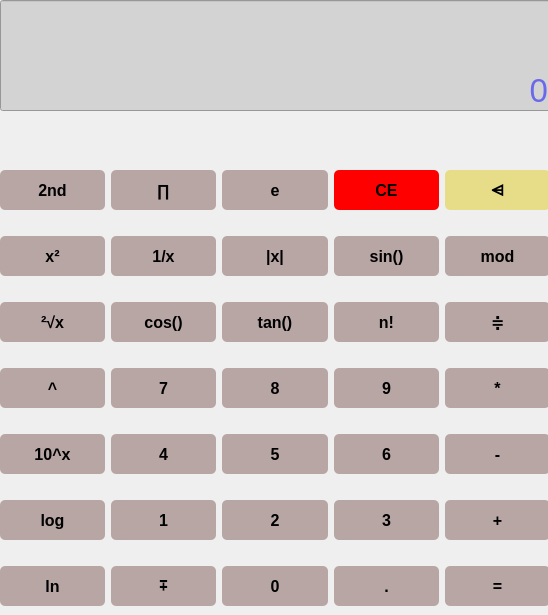
<?xml version="1.0" encoding="UTF-8"?>
<ui version="4.0">
 <class>Form</class>
 <widget class="QWidget" name="Form">
  <property name="geometry">
   <rect>
    <x>0</x>
    <y>0</y>
    <width>548</width>
    <height>615</height>
   </rect>
  </property>
  <property name="sizePolicy">
   <sizepolicy hsizetype="Preferred" vsizetype="Preferred">
    <horstretch>0</horstretch>
    <verstretch>0</verstretch>
   </sizepolicy>
  </property>
  <property name="windowTitle">
   <string>Calculator</string>
  </property>
  <property name="windowIcon">
   <iconset>
    <normaloff>icon.png</normaloff>icon.png</iconset>
  </property>
  <widget class="QWidget" name="gridLayoutWidget">
   <property name="enabled">
    <bool>true</bool>
   </property>
   <property name="geometry">
    <rect>
     <x>0</x>
     <y>150</y>
     <width>550</width>
     <height>481</height>
    </rect>
   </property>
   <property name="minimumSize">
    <size>
     <width>80</width>
     <height>40</height>
    </size>
   </property>
   <property name="sizeIncrement">
    <size>
     <width>45</width>
     <height>40</height>
    </size>
   </property>
   <property name="font">
    <font>
     <pointsize>12</pointsize>
     <weight>75</weight>
     <bold>true</bold>
    </font>
   </property>
   <layout class="QGridLayout" name="gridLayout">
    <item row="0" column="0">
     <widget class="QPushButton" name="pushButton_1">
      <property name="enabled">
       <bool>true</bool>
      </property>
      <property name="sizePolicy">
       <sizepolicy hsizetype="Preferred" vsizetype="Fixed">
        <horstretch>0</horstretch>
        <verstretch>0</verstretch>
       </sizepolicy>
      </property>
      <property name="minimumSize">
       <size>
        <width>80</width>
        <height>40</height>
       </size>
      </property>
      <property name="sizeIncrement">
       <size>
        <width>45</width>
        <height>40</height>
       </size>
      </property>
      <property name="font">
       <font>
        <pointsize>12</pointsize>
        <weight>75</weight>
        <bold>true</bold>
       </font>
      </property>
      <property name="toolTip">
       <string>&lt;html&gt;&lt;head/&gt;&lt;body&gt;&lt;p&gt;2&lt;span style=&quot; vertical-align:super;&quot;&gt;nd&lt;/span&gt;&lt;/p&gt;&lt;/body&gt;&lt;/html&gt;</string>
      </property>
      <property name="whatsThis">
       <string>&lt;html&gt;&lt;head/&gt;&lt;body&gt;&lt;p&gt;2&lt;span style=&quot; vertical-align:super;&quot;&gt;nd&lt;/span&gt;&lt;/p&gt;&lt;/body&gt;&lt;/html&gt;</string>
      </property>
      <property name="layoutDirection">
       <enum>Qt::LeftToRight</enum>
      </property>
      <property name="styleSheet">
       <string notr="true">#pushButton_1{
background-color:#b7a6a4;
  color: #ffff;
border-radius:5px;
box-shadow: 0 8px 16px 0 rgba(0,0,0,0.2), 0 6px 20px 0 rgba(0,0,0,0.19);


}
#pushButton_1:hover{
background-color:#002ead;
}</string>
      </property>
      <property name="text">
       <string>2nd</string>
      </property>
     </widget>
    </item>
    <item row="1" column="3">
     <widget class="QPushButton" name="pushButton_9">
      <property name="enabled">
       <bool>true</bool>
      </property>
      <property name="minimumSize">
       <size>
        <width>80</width>
        <height>40</height>
       </size>
      </property>
      <property name="sizeIncrement">
       <size>
        <width>45</width>
        <height>40</height>
       </size>
      </property>
      <property name="font">
       <font>
        <pointsize>12</pointsize>
        <weight>75</weight>
        <bold>true</bold>
       </font>
      </property>
      <property name="styleSheet">
       <string notr="true">#pushButton_9{
background-color:#b7a6a4;
  color: #ffff;
border-radius:5px;

}
#pushButton_9:hover{
background-color:#002ead;
}</string>
      </property>
      <property name="text">
       <string>sin()</string>
      </property>
     </widget>
    </item>
    <item row="0" column="2">
     <widget class="QPushButton" name="pushButton_3">
      <property name="enabled">
       <bool>true</bool>
      </property>
      <property name="minimumSize">
       <size>
        <width>80</width>
        <height>40</height>
       </size>
      </property>
      <property name="sizeIncrement">
       <size>
        <width>45</width>
        <height>40</height>
       </size>
      </property>
      <property name="font">
       <font>
        <pointsize>12</pointsize>
        <weight>75</weight>
        <bold>true</bold>
       </font>
      </property>
      <property name="styleSheet">
       <string notr="true">#pushButton_3{
background-color:#b7a6a4;
  color: #ffff;
border-radius:5px;

}
#pushButton_3:hover{
background-color:#002ead;
}</string>
      </property>
      <property name="text">
       <string>e</string>
      </property>
     </widget>
    </item>
    <item row="1" column="0">
     <widget class="QPushButton" name="pushButton_6">
      <property name="enabled">
       <bool>true</bool>
      </property>
      <property name="minimumSize">
       <size>
        <width>80</width>
        <height>40</height>
       </size>
      </property>
      <property name="sizeIncrement">
       <size>
        <width>45</width>
        <height>40</height>
       </size>
      </property>
      <property name="font">
       <font>
        <pointsize>12</pointsize>
        <weight>75</weight>
        <bold>true</bold>
       </font>
      </property>
      <property name="styleSheet">
       <string notr="true">#pushButton_6{
background-color:#b7a6a4;
  color: #ffff;
border-radius:5px;


}
#pushButton_6:hover{
background-color:#002ead;
}</string>
      </property>
      <property name="text">
       <string>x²</string>
      </property>
     </widget>
    </item>
    <item row="2" column="4">
     <widget class="QPushButton" name="pushButton_15">
      <property name="enabled">
       <bool>true</bool>
      </property>
      <property name="minimumSize">
       <size>
        <width>80</width>
        <height>40</height>
       </size>
      </property>
      <property name="sizeIncrement">
       <size>
        <width>45</width>
        <height>40</height>
       </size>
      </property>
      <property name="font">
       <font>
        <pointsize>12</pointsize>
        <weight>75</weight>
        <bold>true</bold>
       </font>
      </property>
      <property name="styleSheet">
       <string notr="true">#pushButton_15{
background-color:#b7a6a4;
  color: #ffff;
border-radius:5px;


}
#pushButton_15:hover{
background-color:#002ead;
}</string>
      </property>
      <property name="text">
       <string>≑</string>
      </property>
     </widget>
    </item>
    <item row="2" column="1">
     <widget class="QPushButton" name="pushButton_12">
      <property name="enabled">
       <bool>true</bool>
      </property>
      <property name="minimumSize">
       <size>
        <width>80</width>
        <height>40</height>
       </size>
      </property>
      <property name="sizeIncrement">
       <size>
        <width>45</width>
        <height>40</height>
       </size>
      </property>
      <property name="font">
       <font>
        <pointsize>12</pointsize>
        <weight>75</weight>
        <bold>true</bold>
       </font>
      </property>
      <property name="styleSheet">
       <string notr="true">#pushButton_12{
background-color:#b7a6a4;
  color: #ffff;
border-radius:5px;


}
#pushButton_12:hover{
background-color:#002ead;
}</string>
      </property>
      <property name="text">
       <string>cos()</string>
      </property>
     </widget>
    </item>
    <item row="5" column="2">
     <widget class="QPushButton" name="pushButton_28">
      <property name="enabled">
       <bool>true</bool>
      </property>
      <property name="minimumSize">
       <size>
        <width>80</width>
        <height>40</height>
       </size>
      </property>
      <property name="sizeIncrement">
       <size>
        <width>45</width>
        <height>40</height>
       </size>
      </property>
      <property name="font">
       <font>
        <pointsize>12</pointsize>
        <weight>75</weight>
        <bold>true</bold>
       </font>
      </property>
      <property name="styleSheet">
       <string notr="true">#pushButton_28{
background-color:#b7a6a4;
  color: #ffff;
border-radius:5px;


}
#pushButton_28:hover{
background-color:#002ead;
}</string>
      </property>
      <property name="text">
       <string>2</string>
      </property>
     </widget>
    </item>
    <item row="6" column="2">
     <widget class="QPushButton" name="pushButton_33">
      <property name="enabled">
       <bool>true</bool>
      </property>
      <property name="minimumSize">
       <size>
        <width>80</width>
        <height>40</height>
       </size>
      </property>
      <property name="sizeIncrement">
       <size>
        <width>45</width>
        <height>40</height>
       </size>
      </property>
      <property name="font">
       <font>
        <pointsize>12</pointsize>
        <weight>75</weight>
        <bold>true</bold>
       </font>
      </property>
      <property name="styleSheet">
       <string notr="true">#pushButton_33{
background-color:#b7a6a4;
  color: #ffff;
border-radius:5px;


}
#pushButton_33:hover{
background-color:#002ead;
}</string>
      </property>
      <property name="text">
       <string>0</string>
      </property>
     </widget>
    </item>
    <item row="2" column="3">
     <widget class="QPushButton" name="pushButton_14">
      <property name="enabled">
       <bool>true</bool>
      </property>
      <property name="minimumSize">
       <size>
        <width>80</width>
        <height>40</height>
       </size>
      </property>
      <property name="sizeIncrement">
       <size>
        <width>45</width>
        <height>40</height>
       </size>
      </property>
      <property name="font">
       <font>
        <pointsize>12</pointsize>
        <weight>75</weight>
        <bold>true</bold>
       </font>
      </property>
      <property name="styleSheet">
       <string notr="true">#pushButton_14{
background-color:#b7a6a4;
  color: #ffff;
border-radius:5px;


}
#pushButton_14:hover{
background-color:#002ead;
}</string>
      </property>
      <property name="text">
       <string>n!</string>
      </property>
     </widget>
    </item>
    <item row="3" column="2">
     <widget class="QPushButton" name="pushButton_18">
      <property name="enabled">
       <bool>true</bool>
      </property>
      <property name="minimumSize">
       <size>
        <width>80</width>
        <height>40</height>
       </size>
      </property>
      <property name="sizeIncrement">
       <size>
        <width>45</width>
        <height>40</height>
       </size>
      </property>
      <property name="font">
       <font>
        <pointsize>12</pointsize>
        <weight>75</weight>
        <bold>true</bold>
       </font>
      </property>
      <property name="styleSheet">
       <string notr="true">#pushButton_18{
background-color:#b7a6a4;
  color: #ffff;
border-radius:5px;


}
#pushButton_18:hover{
background-color:#002ead;
}</string>
      </property>
      <property name="text">
       <string>8</string>
      </property>
     </widget>
    </item>
    <item row="3" column="4">
     <widget class="QPushButton" name="pushButton_20">
      <property name="enabled">
       <bool>true</bool>
      </property>
      <property name="minimumSize">
       <size>
        <width>80</width>
        <height>40</height>
       </size>
      </property>
      <property name="sizeIncrement">
       <size>
        <width>45</width>
        <height>40</height>
       </size>
      </property>
      <property name="font">
       <font>
        <pointsize>12</pointsize>
        <weight>75</weight>
        <bold>true</bold>
       </font>
      </property>
      <property name="styleSheet">
       <string notr="true">#pushButton_20{
background-color:#b7a6a4;
  color: #ffff;
border-radius:5px;


}
#pushButton_20:hover{
background-color:#002ead;
}</string>
      </property>
      <property name="text">
       <string>*</string>
      </property>
     </widget>
    </item>
    <item row="2" column="2">
     <widget class="QPushButton" name="pushButton_13">
      <property name="enabled">
       <bool>true</bool>
      </property>
      <property name="minimumSize">
       <size>
        <width>80</width>
        <height>40</height>
       </size>
      </property>
      <property name="sizeIncrement">
       <size>
        <width>45</width>
        <height>40</height>
       </size>
      </property>
      <property name="font">
       <font>
        <pointsize>12</pointsize>
        <weight>75</weight>
        <bold>true</bold>
       </font>
      </property>
      <property name="styleSheet">
       <string notr="true">#pushButton_13{
background-color:#b7a6a4;
  color: #ffff;
border-radius:5px;


}
#pushButton_13:hover{
background-color:#002ead;
}</string>
      </property>
      <property name="text">
       <string>tan()</string>
      </property>
     </widget>
    </item>
    <item row="4" column="0">
     <widget class="QPushButton" name="pushButton_21">
      <property name="enabled">
       <bool>true</bool>
      </property>
      <property name="minimumSize">
       <size>
        <width>80</width>
        <height>40</height>
       </size>
      </property>
      <property name="sizeIncrement">
       <size>
        <width>45</width>
        <height>40</height>
       </size>
      </property>
      <property name="font">
       <font>
        <pointsize>12</pointsize>
        <weight>75</weight>
        <bold>true</bold>
       </font>
      </property>
      <property name="styleSheet">
       <string notr="true">#pushButton_21{
background-color:#b7a6a4;
  color: #ffff;
border-radius:5px;


}
#pushButton_21:hover{
background-color:#002ead;
}</string>
      </property>
      <property name="text">
       <string>10^x</string>
      </property>
     </widget>
    </item>
    <item row="4" column="1">
     <widget class="QPushButton" name="pushButton_22">
      <property name="enabled">
       <bool>true</bool>
      </property>
      <property name="minimumSize">
       <size>
        <width>80</width>
        <height>40</height>
       </size>
      </property>
      <property name="sizeIncrement">
       <size>
        <width>45</width>
        <height>40</height>
       </size>
      </property>
      <property name="font">
       <font>
        <pointsize>12</pointsize>
        <weight>75</weight>
        <bold>true</bold>
       </font>
      </property>
      <property name="styleSheet">
       <string notr="true">#pushButton_22{
background-color:#b7a6a4;
  color: #ffff;
border-radius:5px;


}
#pushButton_22:hover{
background-color:#002ead;
}</string>
      </property>
      <property name="text">
       <string>4</string>
      </property>
     </widget>
    </item>
    <item row="6" column="0">
     <widget class="QPushButton" name="pushButton_31">
      <property name="enabled">
       <bool>true</bool>
      </property>
      <property name="minimumSize">
       <size>
        <width>80</width>
        <height>40</height>
       </size>
      </property>
      <property name="sizeIncrement">
       <size>
        <width>45</width>
        <height>40</height>
       </size>
      </property>
      <property name="font">
       <font>
        <pointsize>12</pointsize>
        <weight>75</weight>
        <bold>true</bold>
       </font>
      </property>
      <property name="styleSheet">
       <string notr="true">#pushButton_31{
background-color:#b7a6a4;
  color: #ffff;
border-radius:5px;


}
#pushButton_31:hover{
background-color:#002ead;
}</string>
      </property>
      <property name="text">
       <string>ln</string>
      </property>
     </widget>
    </item>
    <item row="2" column="0">
     <widget class="QPushButton" name="pushButton_11">
      <property name="enabled">
       <bool>true</bool>
      </property>
      <property name="minimumSize">
       <size>
        <width>80</width>
        <height>40</height>
       </size>
      </property>
      <property name="sizeIncrement">
       <size>
        <width>45</width>
        <height>40</height>
       </size>
      </property>
      <property name="font">
       <font>
        <pointsize>12</pointsize>
        <weight>75</weight>
        <bold>true</bold>
       </font>
      </property>
      <property name="styleSheet">
       <string notr="true">#pushButton_11{
background-color:#b7a6a4;
  color: #ffff;
border-radius:5px;


}
#pushButton_11:hover{
background-color:#002ead;
}</string>
      </property>
      <property name="text">
       <string>²√x</string>
      </property>
     </widget>
    </item>
    <item row="6" column="1">
     <widget class="QPushButton" name="pushButton_32">
      <property name="enabled">
       <bool>true</bool>
      </property>
      <property name="minimumSize">
       <size>
        <width>80</width>
        <height>40</height>
       </size>
      </property>
      <property name="sizeIncrement">
       <size>
        <width>45</width>
        <height>40</height>
       </size>
      </property>
      <property name="font">
       <font>
        <pointsize>12</pointsize>
        <weight>75</weight>
        <bold>true</bold>
       </font>
      </property>
      <property name="styleSheet">
       <string notr="true">#pushButton_32{
background-color:#b7a6a4;
  color: #ffff;
border-radius:5px;

}
#pushButton_32:hover{
background-color:#002ead;
}</string>
      </property>
      <property name="text">
       <string>∓</string>
      </property>
     </widget>
    </item>
    <item row="4" column="3">
     <widget class="QPushButton" name="pushButton_24">
      <property name="enabled">
       <bool>true</bool>
      </property>
      <property name="minimumSize">
       <size>
        <width>80</width>
        <height>40</height>
       </size>
      </property>
      <property name="sizeIncrement">
       <size>
        <width>45</width>
        <height>40</height>
       </size>
      </property>
      <property name="font">
       <font>
        <pointsize>12</pointsize>
        <weight>75</weight>
        <bold>true</bold>
       </font>
      </property>
      <property name="styleSheet">
       <string notr="true">#pushButton_24{
background-color:#b7a6a4;
  color: #ffff;
border-radius:5px;


}
#pushButton_24:hover{
background-color:#002ead;
}</string>
      </property>
      <property name="text">
       <string>6</string>
      </property>
     </widget>
    </item>
    <item row="4" column="2">
     <widget class="QPushButton" name="pushButton_23">
      <property name="enabled">
       <bool>true</bool>
      </property>
      <property name="minimumSize">
       <size>
        <width>80</width>
        <height>40</height>
       </size>
      </property>
      <property name="sizeIncrement">
       <size>
        <width>45</width>
        <height>40</height>
       </size>
      </property>
      <property name="font">
       <font>
        <pointsize>12</pointsize>
        <weight>75</weight>
        <bold>true</bold>
       </font>
      </property>
      <property name="styleSheet">
       <string notr="true">#pushButton_23{
background-color:#b7a6a4;
  color: #ffff;
border-radius:5px;


}
#pushButton_23:hover{
background-color:#002ead;
}</string>
      </property>
      <property name="text">
       <string>5</string>
      </property>
     </widget>
    </item>
    <item row="4" column="4">
     <widget class="QPushButton" name="pushButton_25">
      <property name="enabled">
       <bool>true</bool>
      </property>
      <property name="minimumSize">
       <size>
        <width>80</width>
        <height>40</height>
       </size>
      </property>
      <property name="sizeIncrement">
       <size>
        <width>45</width>
        <height>40</height>
       </size>
      </property>
      <property name="font">
       <font>
        <pointsize>12</pointsize>
        <weight>75</weight>
        <bold>true</bold>
       </font>
      </property>
      <property name="styleSheet">
       <string notr="true">#pushButton_25{
background-color:#b7a6a4;
  color: #ffff;
border-radius:5px;


}
#pushButton_25:hover{
background-color:#002ead;
}</string>
      </property>
      <property name="text">
       <string>-</string>
      </property>
     </widget>
    </item>
    <item row="5" column="1">
     <widget class="QPushButton" name="pushButton_27">
      <property name="enabled">
       <bool>true</bool>
      </property>
      <property name="minimumSize">
       <size>
        <width>80</width>
        <height>40</height>
       </size>
      </property>
      <property name="sizeIncrement">
       <size>
        <width>45</width>
        <height>40</height>
       </size>
      </property>
      <property name="font">
       <font>
        <pointsize>12</pointsize>
        <weight>75</weight>
        <bold>true</bold>
       </font>
      </property>
      <property name="styleSheet">
       <string notr="true">#pushButton_27{
background-color:#b7a6a4;
  color: #ffff;
border-radius:5px;
hover:#397c73;

}
#pushButton_27:hover{
background-color:#002ead;
}</string>
      </property>
      <property name="text">
       <string>1</string>
      </property>
     </widget>
    </item>
    <item row="5" column="0">
     <widget class="QPushButton" name="pushButton_26">
      <property name="enabled">
       <bool>true</bool>
      </property>
      <property name="minimumSize">
       <size>
        <width>80</width>
        <height>40</height>
       </size>
      </property>
      <property name="sizeIncrement">
       <size>
        <width>45</width>
        <height>40</height>
       </size>
      </property>
      <property name="font">
       <font>
        <pointsize>12</pointsize>
        <weight>75</weight>
        <bold>true</bold>
       </font>
      </property>
      <property name="styleSheet">
       <string notr="true">#pushButton_26{
background-color:#b7a6a4;
  color: #ffff;
border-radius:5px;


}
#pushButton_26:hover{
background-color:#002ead;
}</string>
      </property>
      <property name="text">
       <string>log</string>
      </property>
     </widget>
    </item>
    <item row="3" column="0">
     <widget class="QPushButton" name="pushButton_16">
      <property name="enabled">
       <bool>true</bool>
      </property>
      <property name="minimumSize">
       <size>
        <width>80</width>
        <height>40</height>
       </size>
      </property>
      <property name="sizeIncrement">
       <size>
        <width>45</width>
        <height>40</height>
       </size>
      </property>
      <property name="font">
       <font>
        <pointsize>12</pointsize>
        <weight>75</weight>
        <bold>true</bold>
       </font>
      </property>
      <property name="styleSheet">
       <string notr="true">#pushButton_16{
background-color:#b7a6a4;
  color: #ffff;
border-radius:5px;


}
#pushButton_16:hover{
background-color:#002ead;
}</string>
      </property>
      <property name="text">
       <string>^</string>
      </property>
     </widget>
    </item>
    <item row="5" column="4">
     <widget class="QPushButton" name="pushButton_30">
      <property name="enabled">
       <bool>true</bool>
      </property>
      <property name="minimumSize">
       <size>
        <width>80</width>
        <height>40</height>
       </size>
      </property>
      <property name="sizeIncrement">
       <size>
        <width>45</width>
        <height>40</height>
       </size>
      </property>
      <property name="font">
       <font>
        <pointsize>12</pointsize>
        <weight>75</weight>
        <bold>true</bold>
       </font>
      </property>
      <property name="styleSheet">
       <string notr="true">#pushButton_30{
background-color:#b7a6a4;
  color: #ffff;
border-radius:5px;


}
#pushButton_30:hover{
background-color:#002ead;
}</string>
      </property>
      <property name="text">
       <string>+</string>
      </property>
     </widget>
    </item>
    <item row="6" column="3">
     <widget class="QPushButton" name="pushButton_34">
      <property name="enabled">
       <bool>true</bool>
      </property>
      <property name="minimumSize">
       <size>
        <width>80</width>
        <height>40</height>
       </size>
      </property>
      <property name="sizeIncrement">
       <size>
        <width>45</width>
        <height>40</height>
       </size>
      </property>
      <property name="font">
       <font>
        <pointsize>12</pointsize>
        <weight>75</weight>
        <bold>true</bold>
       </font>
      </property>
      <property name="styleSheet">
       <string notr="true">#pushButton_34{
background-color:#b7a6a4;
  color: #ffff;
border-radius:5px;


}
#pushButton_34:hover{
background-color:#002ead;
}</string>
      </property>
      <property name="text">
       <string>.</string>
      </property>
     </widget>
    </item>
    <item row="5" column="3">
     <widget class="QPushButton" name="pushButton_29">
      <property name="enabled">
       <bool>true</bool>
      </property>
      <property name="minimumSize">
       <size>
        <width>80</width>
        <height>40</height>
       </size>
      </property>
      <property name="sizeIncrement">
       <size>
        <width>45</width>
        <height>40</height>
       </size>
      </property>
      <property name="font">
       <font>
        <pointsize>12</pointsize>
        <weight>75</weight>
        <bold>true</bold>
       </font>
      </property>
      <property name="styleSheet">
       <string notr="true">#pushButton_29{
background-color:#b7a6a4;
  color: #ffff;
border-radius:5px;


}
#pushButton_29:hover{
background-color:#002ead;
}</string>
      </property>
      <property name="text">
       <string>3</string>
      </property>
     </widget>
    </item>
    <item row="6" column="4">
     <widget class="QPushButton" name="pushButton_35">
      <property name="enabled">
       <bool>true</bool>
      </property>
      <property name="minimumSize">
       <size>
        <width>80</width>
        <height>40</height>
       </size>
      </property>
      <property name="sizeIncrement">
       <size>
        <width>45</width>
        <height>40</height>
       </size>
      </property>
      <property name="font">
       <font>
        <pointsize>12</pointsize>
        <weight>75</weight>
        <bold>true</bold>
       </font>
      </property>
      <property name="styleSheet">
       <string notr="true">#pushButton_35{
background-color:#b7a6a4;
  color: #ffff;
border-radius:5px;


}
#pushButton_35:hover{
background-color:#5FD068;
}</string>
      </property>
      <property name="text">
       <string>=</string>
      </property>
     </widget>
    </item>
    <item row="3" column="1">
     <widget class="QPushButton" name="pushButton_17">
      <property name="enabled">
       <bool>true</bool>
      </property>
      <property name="minimumSize">
       <size>
        <width>80</width>
        <height>40</height>
       </size>
      </property>
      <property name="sizeIncrement">
       <size>
        <width>45</width>
        <height>40</height>
       </size>
      </property>
      <property name="font">
       <font>
        <pointsize>12</pointsize>
        <weight>75</weight>
        <bold>true</bold>
       </font>
      </property>
      <property name="styleSheet">
       <string notr="true">#pushButton_17{
background-color:#b7a6a4;
  color: #ffff;
border-radius:5px;


}
#pushButton_17:hover{
background-color:#002ead;
}</string>
      </property>
      <property name="text">
       <string>7</string>
      </property>
     </widget>
    </item>
    <item row="3" column="3">
     <widget class="QPushButton" name="pushButton_19">
      <property name="enabled">
       <bool>true</bool>
      </property>
      <property name="minimumSize">
       <size>
        <width>80</width>
        <height>40</height>
       </size>
      </property>
      <property name="sizeIncrement">
       <size>
        <width>45</width>
        <height>40</height>
       </size>
      </property>
      <property name="font">
       <font>
        <pointsize>12</pointsize>
        <weight>75</weight>
        <bold>true</bold>
       </font>
      </property>
      <property name="styleSheet">
       <string notr="true">#pushButton_19{
background-color:#b7a6a4;
  color: #ffff;
border-radius:5px;


}
#pushButton_19:hover{
background-color:#002ead;
}</string>
      </property>
      <property name="text">
       <string>9</string>
      </property>
     </widget>
    </item>
    <item row="0" column="3">
     <widget class="QPushButton" name="pushButton_4">
      <property name="enabled">
       <bool>true</bool>
      </property>
      <property name="minimumSize">
       <size>
        <width>80</width>
        <height>40</height>
       </size>
      </property>
      <property name="sizeIncrement">
       <size>
        <width>45</width>
        <height>40</height>
       </size>
      </property>
      <property name="font">
       <font>
        <pointsize>12</pointsize>
        <weight>75</weight>
        <bold>true</bold>
       </font>
      </property>
      <property name="styleSheet">
       <string notr="true">#pushButton_4{
background-color:red;
  color: #ffff;
border-radius:5px;


}
#pushButton_4:hover{
background-color:#FF884B;
}</string>
      </property>
      <property name="text">
       <string>CE</string>
      </property>
     </widget>
    </item>
    <item row="0" column="4">
     <widget class="QPushButton" name="pushButton_5">
      <property name="enabled">
       <bool>true</bool>
      </property>
      <property name="minimumSize">
       <size>
        <width>80</width>
        <height>40</height>
       </size>
      </property>
      <property name="sizeIncrement">
       <size>
        <width>45</width>
        <height>40</height>
       </size>
      </property>
      <property name="font">
       <font>
        <pointsize>12</pointsize>
        <weight>75</weight>
        <bold>true</bold>
       </font>
      </property>
      <property name="styleSheet">
       <string notr="true">#pushButton_5{
background-color:#e7dd89;
  color: #ffff;
border-radius:5px;


}
#pushButton_5:hover{
background-color:#FFD495;
}</string>
      </property>
      <property name="text">
       <string>⩤</string>
      </property>
     </widget>
    </item>
    <item row="1" column="1">
     <widget class="QPushButton" name="pushButton_7">
      <property name="enabled">
       <bool>true</bool>
      </property>
      <property name="minimumSize">
       <size>
        <width>80</width>
        <height>40</height>
       </size>
      </property>
      <property name="sizeIncrement">
       <size>
        <width>45</width>
        <height>40</height>
       </size>
      </property>
      <property name="font">
       <font>
        <pointsize>12</pointsize>
        <weight>75</weight>
        <bold>true</bold>
       </font>
      </property>
      <property name="styleSheet">
       <string notr="true">#pushButton_7{
background-color:#b7a6a4;
  color: #ffff;
border-radius:5px;


}
#pushButton_7:hover{
background-color:#002ead;
}</string>
      </property>
      <property name="text">
       <string>1/x</string>
      </property>
     </widget>
    </item>
    <item row="1" column="4">
     <widget class="QPushButton" name="pushButton_10">
      <property name="enabled">
       <bool>true</bool>
      </property>
      <property name="minimumSize">
       <size>
        <width>80</width>
        <height>40</height>
       </size>
      </property>
      <property name="sizeIncrement">
       <size>
        <width>45</width>
        <height>40</height>
       </size>
      </property>
      <property name="font">
       <font>
        <pointsize>12</pointsize>
        <weight>75</weight>
        <bold>true</bold>
       </font>
      </property>
      <property name="styleSheet">
       <string notr="true">#pushButton_10{
background-color:#b7a6a4;
  color: #ffff;
border-radius:5px;

}
#pushButton_10:hover{
background-color:#002ead;
}</string>
      </property>
      <property name="text">
       <string>mod</string>
      </property>
     </widget>
    </item>
    <item row="1" column="2">
     <widget class="QPushButton" name="pushButton_8">
      <property name="enabled">
       <bool>true</bool>
      </property>
      <property name="minimumSize">
       <size>
        <width>80</width>
        <height>40</height>
       </size>
      </property>
      <property name="sizeIncrement">
       <size>
        <width>45</width>
        <height>40</height>
       </size>
      </property>
      <property name="font">
       <font>
        <pointsize>12</pointsize>
        <weight>75</weight>
        <bold>true</bold>
       </font>
      </property>
      <property name="styleSheet">
       <string notr="true">#pushButton_8{
background-color:#b7a6a4;
  color: #ffff;
border-radius:5px;
}
#pushButton_8:hover{
background-color:#002ead;
}</string>
      </property>
      <property name="text">
       <string>|x|</string>
      </property>
     </widget>
    </item>
    <item row="0" column="1">
     <widget class="QPushButton" name="pushButton_2">
      <property name="enabled">
       <bool>true</bool>
      </property>
      <property name="minimumSize">
       <size>
        <width>80</width>
        <height>40</height>
       </size>
      </property>
      <property name="sizeIncrement">
       <size>
        <width>45</width>
        <height>40</height>
       </size>
      </property>
      <property name="font">
       <font>
        <pointsize>12</pointsize>
        <weight>75</weight>
        <bold>true</bold>
       </font>
      </property>
      <property name="styleSheet">
       <string notr="true">#pushButton_2{
background-color:#b7a6a4;
  color: #ffff;
border-radius:5px;


}
#pushButton_2:hover{
background-color:#002ead;
}</string>
      </property>
      <property name="text">
       <string>∏</string>
      </property>
     </widget>
    </item>
   </layout>
  </widget>
  <widget class="QLineEdit" name="lineEdit">
   <property name="geometry">
    <rect>
     <x>0</x>
     <y>0</y>
     <width>551</width>
     <height>111</height>
    </rect>
   </property>
   <property name="sizeIncrement">
    <size>
     <width>19</width>
     <height>0</height>
    </size>
   </property>
   <property name="font">
    <font>
     <pointsize>25</pointsize>
     <weight>50</weight>
     <bold>false</bold>
    </font>
   </property>
   <property name="styleSheet">
    <string notr="true">#lineEdit{
  background-color: lightgrey;
  color: blue;

}</string>
   </property>
   <property name="alignment">
    <set>Qt::AlignBottom|Qt::AlignRight|Qt::AlignTrailing</set>
   </property>
   <property name="placeholderText">
    <string>0</string>
   </property>
  </widget>
 </widget>
 <resources/>
 <connections/>
</ui>
